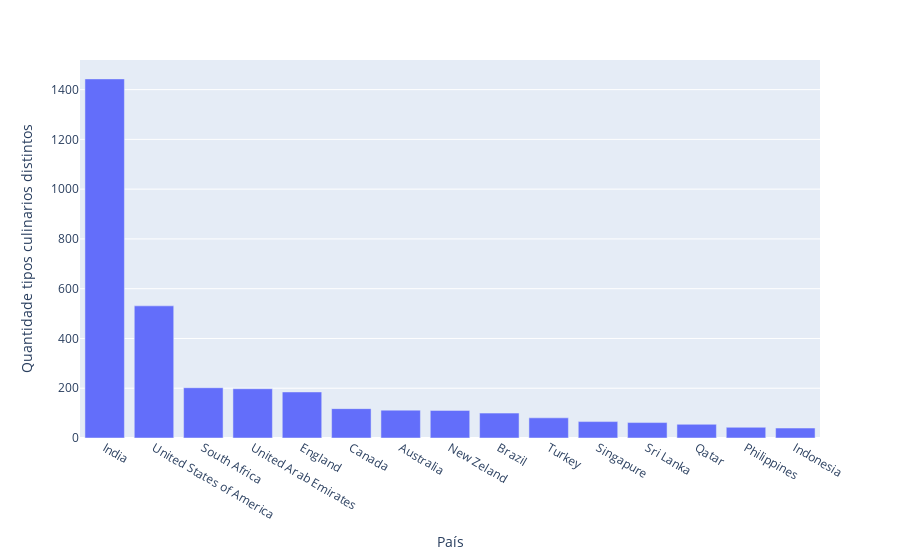

Notebook code for this chart:
### Markdown cell above
### 1.2.4 País com a maior quantidade de tipos de culinária distintos

### Code cell
culi_uni_por_pais = (df.loc[:,['country','cuisines']]
                      .copy()
                      .groupby('country')
                      .nunique()
                      .sort_values(by='cuisines', ascending=False)
                      .reset_index())

fig = px.bar(culi_uni_por_pais, x='country', y='cuisines', labels={'country': 'País', 'cuisines': 'Quantidade tipos culinarios distintos'})
fig.show()

### Figure 1 — Plotly figure (JSON) as saved in the notebook; plotly's stock layout.template omitted (floating-point values rounded to 4 significant figures)
{"data": [{"alignmentgroup": "True", "hovertemplate": "País=%{x}<br>Quantidade tipos culinarios distintos=%{y}<extra></extra>", "legendgroup": "", "marker": {"color": "#636efa", "pattern": {"shape": ""}}, "name": "", "offsetgroup": "", "orientation": "v", "showlegend": false, "textposition": "auto", "type": "bar", "x": ["India", "United States of America", "South Africa", "United Arab Emirates", "England", "Canada", "Australia", "New Zeland", "Brazil", "Turkey", "Singapure", "Sri Lanka", "Qatar", "Philippines", "Indonesia"], "xaxis": "x", "y": [1443, 531, 202, 198, 185, 118, 112, 111, 100, 81, 66, 62, 55, 43, 40], "yaxis": "y"}], "layout": {"barmode": "relative", "legend": {"tracegroupgap": 0}, "margin": {"t": 60}, "xaxis": {"anchor": "y", "domain": [0, 1], "title": {"text": "País"}}, "yaxis": {"anchor": "x", "domain": [0, 1], "title": {"text": "Quantidade tipos culinarios distintos"}}}}
